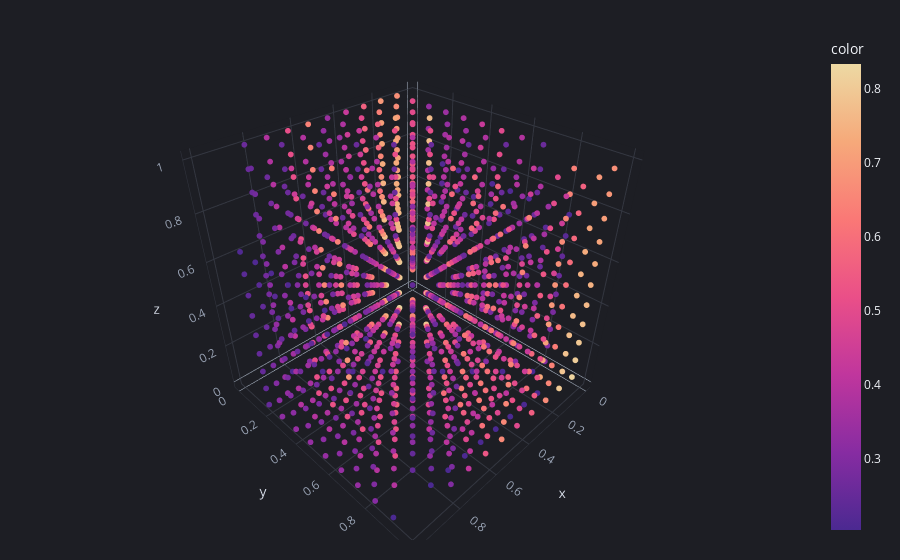

Write notebook code for a chart like this one.
### Code cell
from scipy import interpolate as interp

smaller_xyz_u = np.mgrid[0:1:11j, 0:1:11j, 0:1:11j].reshape(3, -1).T

smaller_xyz = fs.to_general_positions(smaller_xyz_u)
small_pos, small_dists = get_dists(smaller_xyz)

spl = interp.LinearNDInterpolator(smaller_xyz, small_dists.min(axis=1))

true = xyz_dists.min(axis=1)
yhat = spl(xyz)
err = true - yhat

# fig = px.scatter_3d(x=xx, y=yy, z=zz, color=err, color_continuous_scale='icefire', color_continuous_midpoint=0, opacity=0.5)
mask = true > 0.2
xx_u, yy_u, zz_u = xyz_u[mask].T
fig = px.scatter_3d(x=xx_u, y=yy_u, z=zz_u, color=true[mask], color_continuous_scale='agsunset')
fig.update_traces(marker=dict(size=2))
# fig.add_trace(go.Scatter3d(x=smaller_xyz[:, 0], y=smaller_xyz[:, 1], z=smaller_xyz[:, 2], marker=dict(size=5, color='black'), mode='markers'))
fig

### Figure 1 — Plotly figure (JSON) as saved in the notebook; plotly's stock layout.template omitted (floating-point values rounded to 4 significant figures; data arrays with more than 128 entries replaced by an {"elided": "..."} marker saying what was removed)
{"data": [{"hovertemplate": "x=%{x}<br>y=%{y}<br>z=%{z}<br>color=%{marker.color}<extra></extra>", "legendgroup": "", "marker": {"color": {"elided": "1313 float values"}, "coloraxis": "coloraxis", "size": 2, "symbol": "circle"}, "mode": "markers", "name": "", "scene": "scene", "showlegend": false, "type": "scatter3d", "x": {"elided": "1313 float values"}, "y": {"elided": "1313 float values"}, "z": {"elided": "1313 float values"}}], "layout": {"coloraxis": {"colorbar": {"title": {"text": "color"}}, "colorscale": [[0, "rgb(75, 41, 145)"], [0.1667, "rgb(135, 44, 162)"], [0.3333, "rgb(192, 54, 157)"], [0.5, "rgb(234, 79, 136)"], [0.6667, "rgb(250, 120, 118)"], [0.8333, "rgb(246, 169, 122)"], [1, "rgb(237, 217, 163)"]]}, "legend": {"tracegroupgap": 0}, "scene": {"domain": {"x": [0, 1], "y": [0, 1]}, "xaxis": {"title": {"text": "x"}}, "yaxis": {"title": {"text": "y"}}, "zaxis": {"title": {"text": "z"}}}}}
